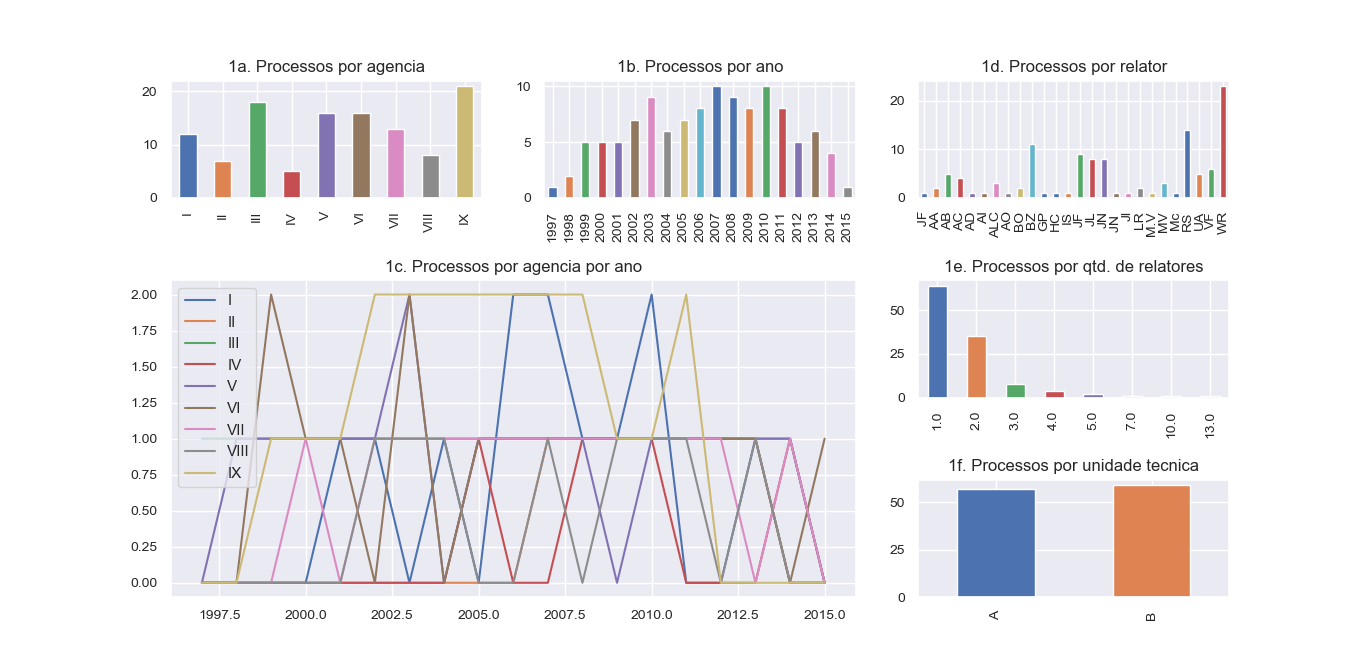

The Python source for this figure:
import pandas as pd
import matplotlib.pyplot as plt
import seaborn as sns
import roman


df = pd.read_excel('base_de_dados.xlsx') # Importar base de dados para dataframe
df = df.dropna() # Descartar entradas com dados NaN
df['AgenciaInt'] = df['Agencia'].apply(lambda x: roman.fromRoman(x)) # Transformar numerais romanos em inteiros
df['Exercicio_Apurado'] = df['Exercicio_Apurado'].apply(lambda x: int(x))
print(df.columns.values)

sns.set()
fig, axes = plt.subplots(nrows=3, ncols=3 , figsize=(10,10))
plt.subplots_adjust(hspace=0.7)


# ===============================================================================================================
#                                                  QUESTAO 1a
# ===============================================================================================================

s_1a = df['AgenciaInt'].value_counts().sort_index() # Criar Serie com total de processos
s_1a = pd.Series(s_1a.index.values, index=s_1a) # Inverter indice com valores
s_1a = s_1a.apply(roman.toRoman) # Aplicar funcao conversora
s_1a = pd.Series(s_1a.index.values, index=s_1a) # Reinverter para manter numerais como indice
s_1a.plot(kind='bar', ax=axes[0,0], title='1a. Processos por agencia', fontsize=10)


# ===============================================================================================================
#                                                  QUESTAO 1b
# ===============================================================================================================

s_1b = df['Exercicio_Apurado'].value_counts().sort_index() # Criar Serie com total de processos
s_1b.plot(kind='bar', ax=axes[0,1], title='1b. Processos por ano', fontsize=10)


# ===============================================================================================================
#                                                  QUESTAO 1c
# ===============================================================================================================

agencias = list(s_1a.index)
anos = list(s_1b.index)
d = {}
for x in agencias:
    d[x] = []
    for y in anos:
        df_1c = df[
            (df['Exercicio_Apurado'] == y) &
            (df['Agencia'] == x)]
        d[x].append(df_1c.shape[0])
d = pd.DataFrame(d)
d.index = anos
large_left_ax = plt.subplot2grid((3,3), (1,0), colspan=2, rowspan=2)
d.plot(ax=large_left_ax, title='1c. Processos por agencia por ano', fontsize=10)


# ===============================================================================================================
#                                                  QUESTAO 1d
# ===============================================================================================================

s_1d = df['Relator'].value_counts().sort_index() # Criar Serie com total de processos
s_1d.plot(kind='bar', ax=axes[0,2], title='1d. Processos por relator', fontsize=10)


# ===============================================================================================================
#                                                  QUESTAO 1e
# ===============================================================================================================

s_1e = df['Quantidade_Relatores'].value_counts().sort_index() # Criar Serie com total de processos
s_1e.plot(kind='bar', ax=axes[1,2], title='1e. Processos por qtd. de relatores', fontsize=10)


# ===============================================================================================================
#                                                  QUESTAO 1f
# ===============================================================================================================

s_1d = df['Unidade_Tecnica_Por_Agir'].value_counts().sort_index() # Criar Serie com total de processos
s_1d.plot(kind='bar', ax=axes[2,2], title='1f. Processos por unidade tecnica', fontsize=10)




plt.show()
